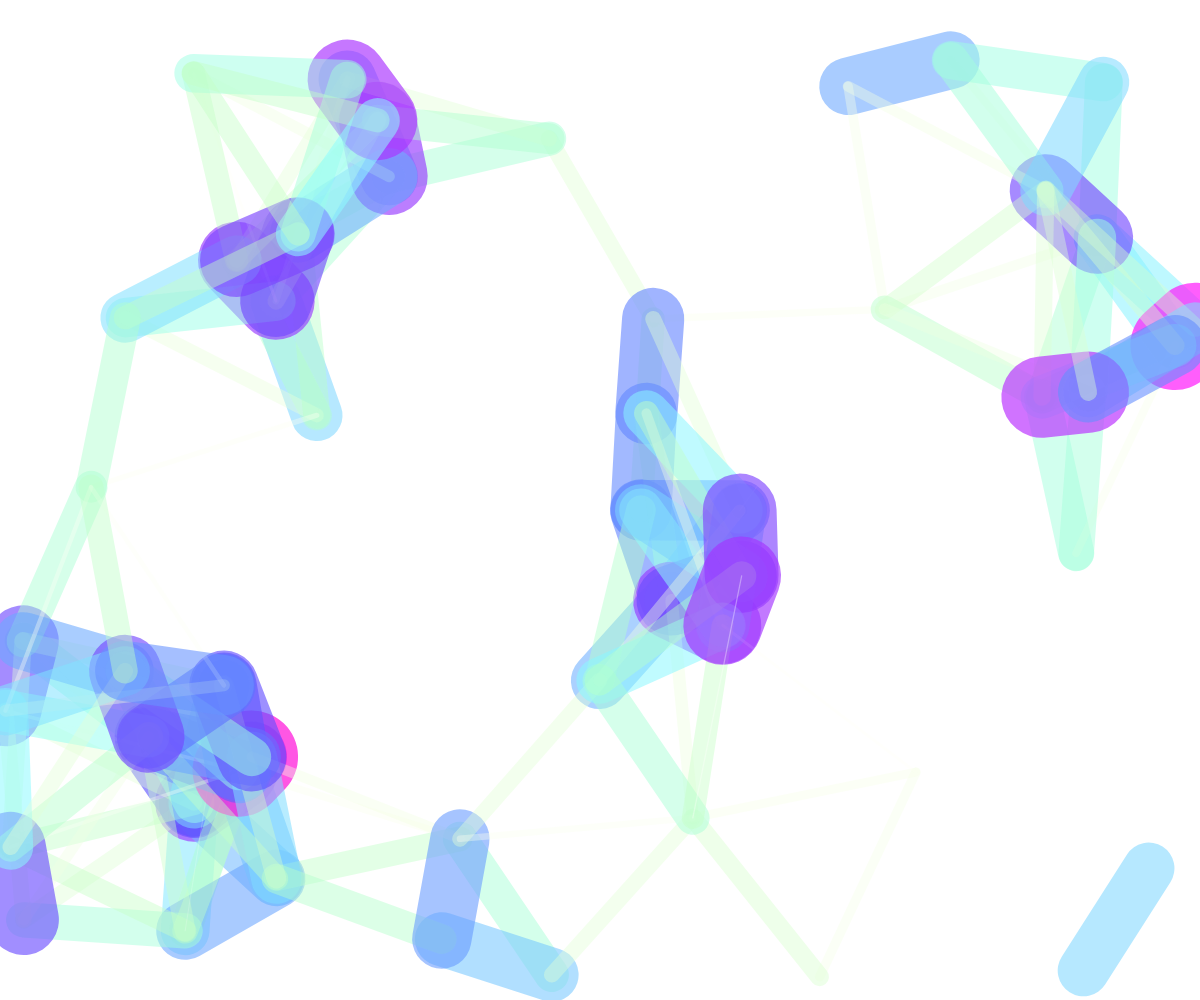
Frame 1 (no input)
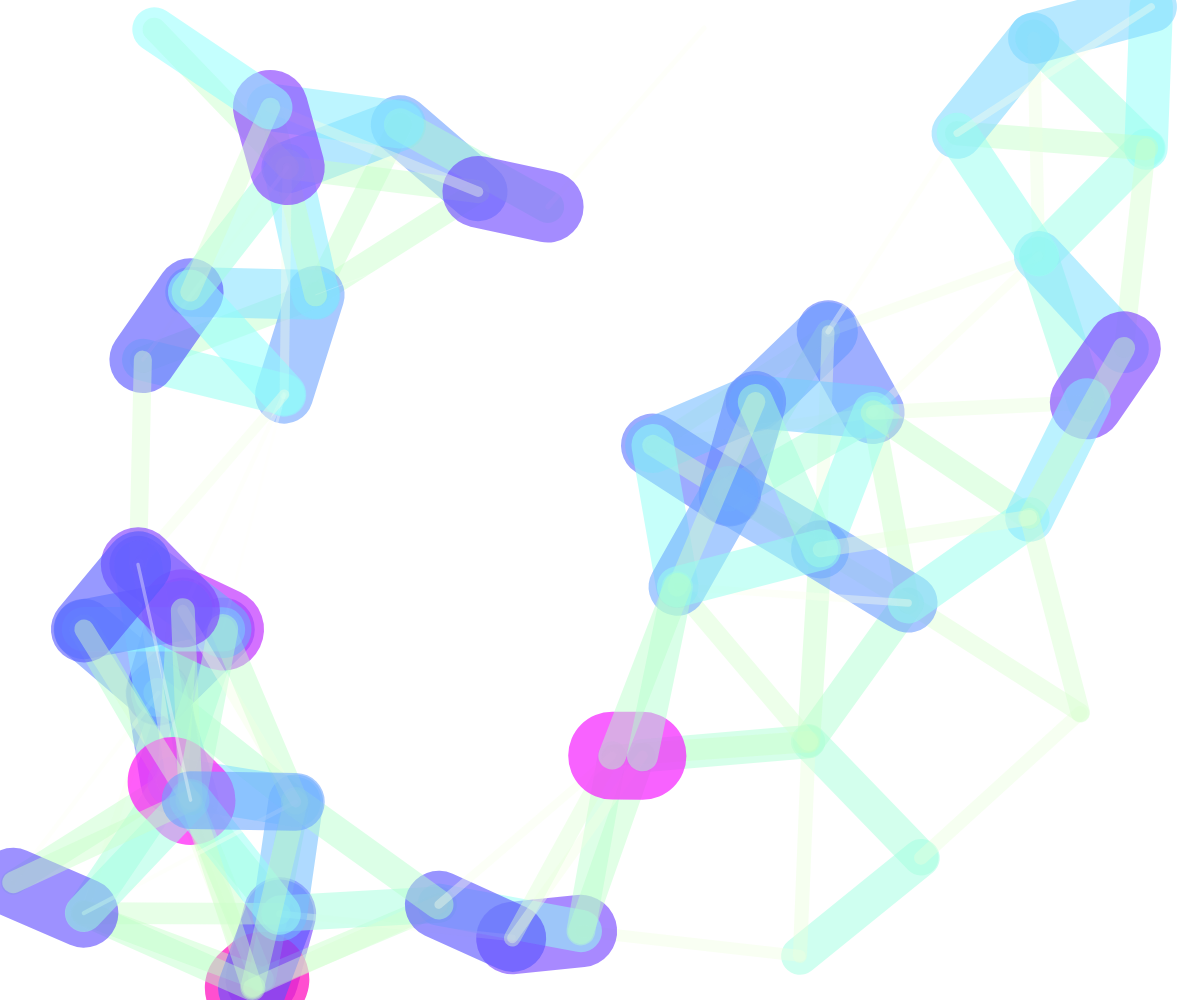
Frame 60 (no input)
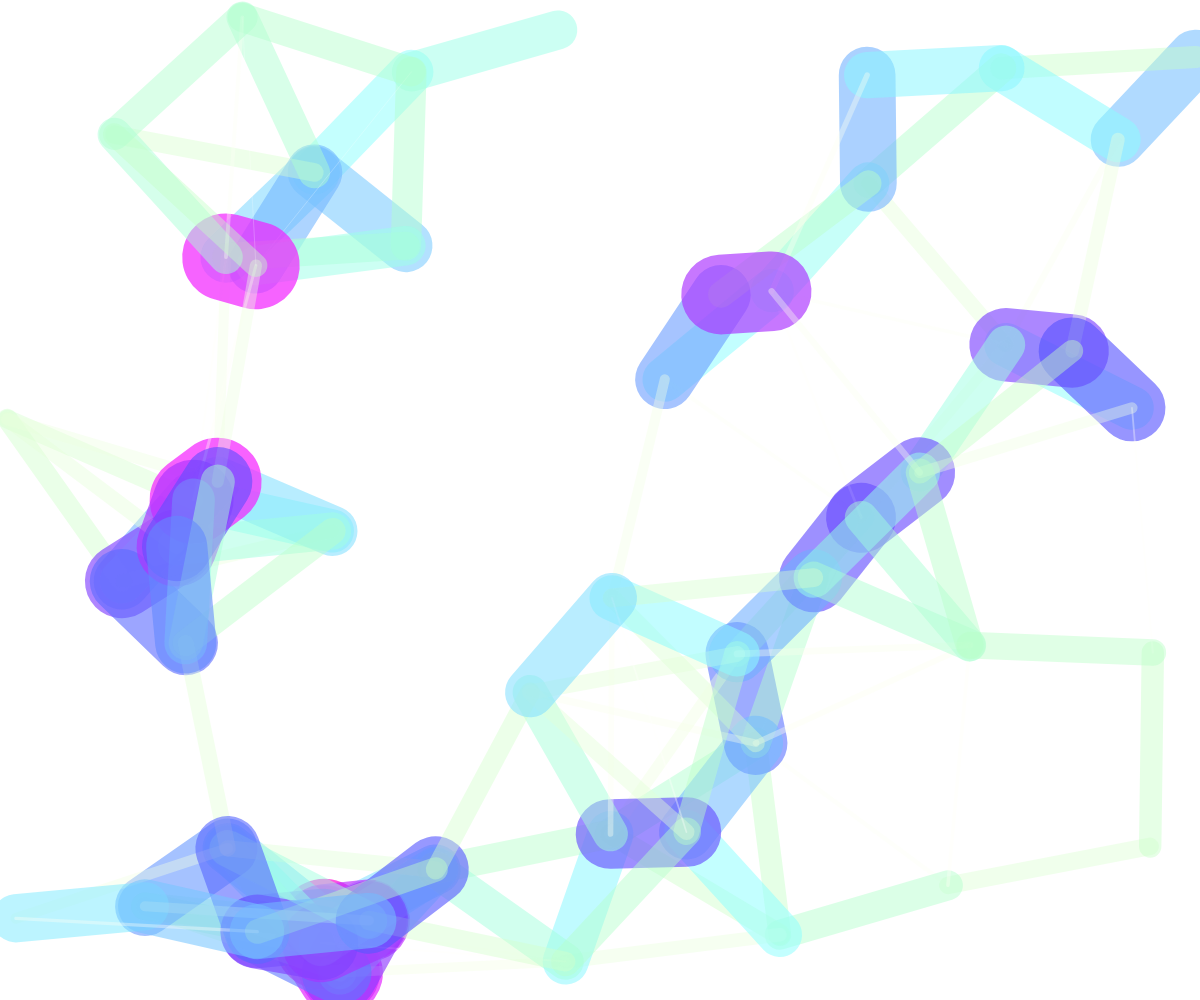
Frame 120 (the mouse pressed at the canvas centre since frame 60)

The p5.js sketch that drew these frames (run headless with seeded random() and noise() and a simulated clock; from frame 60 on, the mouse is pressed at the canvas centre):

// p5.js sketch
// ── sketch.js
var fr = 60.0;
var pn = 50;
var p_array = [];
var distance;
var close = 250.0;

class Particle{
  constructor(x, y, vel_x, vel_y){
    this.x = x;
		this.y = y;
		this.vel_x = vel_x;
		this.vel_y = vel_y;
		this.r = 6;
  }
};


function setup() {
	createCanvas(windowWidth, windowHeight);
	//clear();
  colorMode(HSB, 360, 100, 100, 255);
  frameRate(fr);
	for (var i = 0; i < pn; i++){
		p_array.push(new Particle(windowWidth*Math.random(), windowHeight*Math.random(), 0.3*windowWidth*(Math.random()-0.5), 0.3*windowHeight*(Math.random()-0.5)));
		print(p_array[i].x, i);
	}

}

function draw() {
  clear();
  //noStroke();

	scale(1);
	stroke(0,100,100);
	fill(180,100,100);
	//print(p_array[0].x, p_array[0].y, p_array[0].r, p_array[0].r);
	//point(p_array[0].x, p_array[0].y, p_array[0].r, p_array[0].r);
	/*
	for(let p of p_array){
		//nostroke();
		point(p.x, p.y);
	}
	*/

	for(var i = 0; i < pn; i++){
		for(var j=i+1; j < pn; j++){
			distance = Math.sqrt((p_array[i].x - p_array[j].x)**2 + (p_array[i].y - p_array[j].y)**2)
			if (distance < close) {
				stroke(-distance/close*270+330, -(distance/close-1)*100, 100, -(distance/close-1)*100+90);
				strokeWeight(-(distance/close-1)*100.0);
				line(p_array[i].x, p_array[i].y, p_array[j].x, p_array[j].y);
			}
		}
	}

	for(var p of p_array){
		p.x = p.x + p.vel_x/fr;
		p.y = p.y + p.vel_y/fr;
		if (windowWidth < p.x  || p.x < 0) {
			p.vel_x = p.vel_x*(-1);
		}
		if (windowHeight < p.y  || p.y < 0) {
			p.vel_y = p.vel_y*(-1);
		}
	}
}

function mouseClicked(){

}
function windowResized() {
  resizeCanvas(windowWidth, windowHeight);
}
